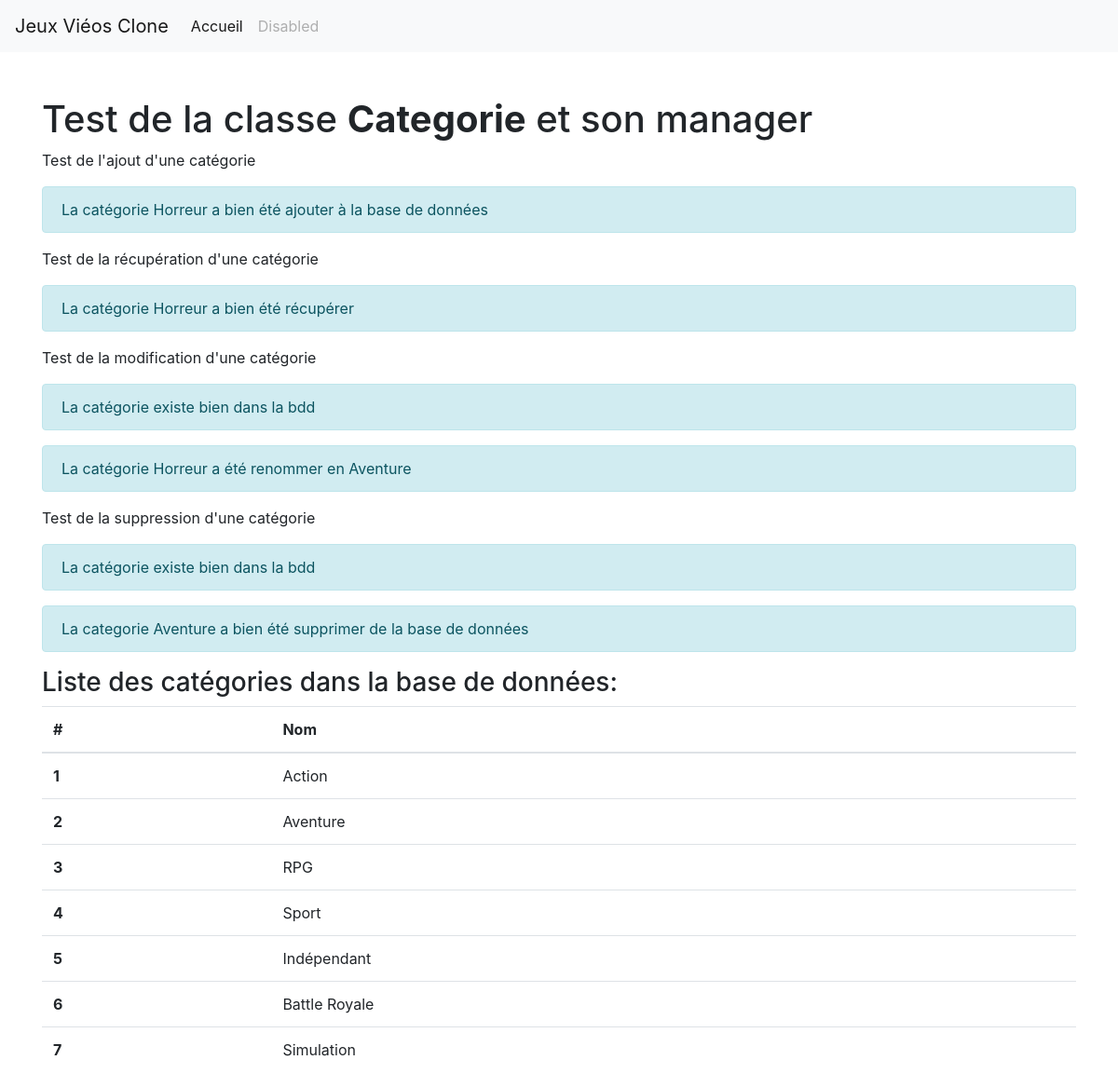
The page /test/categorie-test.php on the database its author committed.
### tables this page shows
CREATE TABLE IF NOT EXISTS `categorie` (
  `idCategorie` int unsigned NOT NULL AUTO_INCREMENT,
  `nomCategorie` varchar(64) NOT NULL,
  PRIMARY KEY (`idCategorie`)
);

### classes/Categorie.class.php (called while the page is built, shortened)
<?php
class Categorie {
  private $idCategorie;
  private $nomCategorie;
  public function __construct($datas) {
    foreach ($datas as $key => $value) {
      $method = 'set'.ucfirst($key);
    }
  }
  public function getIdCategorie(): int {
    return $this->idCategorie;
  }
  public function setIdCategorie(int $idCategorie): void {
    $this->idCategorie = $idCategorie;
  }
  public function getNomCategorie(): string {
    return $this->nomCategorie;
  }
  public function setNomCategorie(string $nomCategorie): void {
    $this->nomCategorie = $nomCategorie;
  }
}

### test/categorie-test.php (the view, shortened to what this page needs)
<?php
require_once '../includes/db.php';
require_once '../includes/functions.php';
include '../includes/header.php';
?>
<h1 class="h1">Test de la classe <strong>Categorie</strong> et son manager</h1>
<?php
$datas = array(
    'idCategorie' => 6,
    'nomCategorie' => 'Horreur'
);
$categorieManager = new CategorieManager($pdo);
$categorie = new Categorie($datas);
echo '<p>Test de l\'ajout d\'une catégorie</p>';
$lastId = $categorieManager->add($categorie);
if($lastId) {
    $categorie->setIdCategorie($lastId);
    bootstrap_alert("La catégorie {$categorie->getNomCategorie()} a bien été ajouter à la base de données");
}
echo '<p>Test de la récupération d\'une catégorie</p>';
if($categorieManager->get($lastId)) {
    bootstrap_alert("La catégorie {$categorie->getNomCategorie()} a bien été récupérer");
}
echo '<p>Test de la modification d\'une catégorie</p>';
$ancien_nom = $categorie->getNomCategorie();
$categorie->setNomCategorie('Aventure');
if($categorieManager->update($categorie)) {
    bootstrap_alert("La catégorie $ancien_nom a été renommer en {$categorie->getNomCategorie()}");
}
echo '<p>Test de la suppression d\'une catégorie</p>';
if($categorieManager->delete($categorie)) {
    bootstrap_alert("La categorie {$categorie->getNomCategorie()} a bien été supprimer de la base de données");
}
?>
<h3>Liste des catégories dans la base de données:</h3>
<table class="table">
  <thead>
    <tr>
      <th scope="col">#</th>
      <th scope="col">Nom</th>
    </tr>
  </thead>
  <tbody>
    <?php
    $categories_list = $categorieManager->getAll();
    if($categories_list):
        foreach($categories_list as $categorie): ?>
            <tr>
                <th scope="row"><?= $categorie['idCategorie'] ?></th>
                <td><?= $categorie['nomCategorie'] ?></td>
            </tr>
        <?php
        endforeach;
    endif;
    ?>
  </tbody>
</table>
<?php
include '../includes/footer.php';

### includes/header.php (shortened to what this page needs)
<!DOCTYPE html>
<html lang="en">
<head>
    <link rel="stylesheet" href="https://stackpath.bootstrapcdn.com/bootstrap/4.5.2/css/bootstrap.min.css">
    <link rel="stylesheet" href="https://pro.fontawesome.com/releases/v5.10.0/css/all.css"/>
</head>
<body>
    <?php include 'menu.php'; ?>
    <div class="container mt-5">

### includes/menu.php (shortened to what this page needs)
<nav class="navbar navbar-expand-lg navbar-light bg-light">
  <a class="navbar-brand" href="/jeuxvideos-clone">Jeux Viéos Clone</a>
  <div class="collapse navbar-collapse" id="navbarSupportedContent">
    <ul class="navbar-nav mr-auto">
      <li class="nav-item active">
        <a class="nav-link" href="/jeuxvideos-clone">Accueil <span class="sr-only">(current)</span></a>
      </li>
      <li class="nav-item">
        <a class="nav-link disabled" href="#" tabindex="-1" aria-disabled="true">Disabled</a>
      </li>
    </ul>
  </div>
</nav>

### includes/functions.php (shortened to what this page needs)
<?php
function bootstrap_alert(string $message, string $type = 'info') {
  echo '<div class="alert alert-' . $type . '">' . $message . '</div>';
}

### classes/CategorieManager.class.php (shortened to what this page needs)
<?php
class CategorieManager {
  private $pdo;
  function __construct(PDO $pdo) {
    $this->pdo = $pdo;
  }
  public function get(int $idCategorie): array {
    $stmt = $this->pdo->prepare("SELECT * FROM `jeux_video`.`categorie`
      WHERE `idCategorie` = :idCategorie;
    ");
    $stmt->bindValue(':idCategorie', $idCategorie, PDO::PARAM_INT);
    $stmt->execute();
    $result = $stmt->fetch();
    return $result;
  }
    public function add(Categorie $categorie): int {
      if(!$this->get($categorie->getIdCategorie())) {
        $stmt = $this->pdo->prepare("INSERT INTO `categorie` (`idCategorie`, `nomCategorie`)
          VALUES (:idCategorie, :nomCategorie);
        ");
        $stmt->bindValue(':idCategorie', $categorie->getIdCategorie(), PDO::PARAM_STR);
      } else {
        $stmt = $this->pdo->prepare("INSERT INTO `categorie` (`idCategorie`, `nomCategorie`)
          VALUES (NULL, :nomCategorie);
        ");
      }
      $stmt->bindValue(':nomCategorie', $categorie->getNomCategorie(), PDO::PARAM_STR);
      $stmt->execute();
      return $this->pdo->lastInsertId();
  }
    public function update(Categorie $categorie) {
      if(!$this->get($categorie->getIdCategorie())) {
          bootstrap_alert('Impossible de récupérer la catégorie');
          return 0;
      } else {
          bootstrap_alert('La catégorie existe bien dans la bdd');
      }
      $stmt = $this->pdo->prepare("UPDATE `jeux_video`.`categorie`
        SET `nomCategorie` = :nomCategorie
        WHERE (`idCategorie` = :idCategorie);"
      );
      $stmt->bindValue(':nomCategorie', $categorie->getNomCategorie(), PDO::PARAM_STR);
      $stmt->bindValue(':idCategorie', $categorie->getIdCategorie(), PDO::PARAM_INT);
      $stmt->execute();
      return $stmt->rowCount();
  }
    public function delete(Categorie $categorie) {
      if(!$this->get($categorie->getIdCategorie())) {
          bootstrap_alert('Impossible de récupérer la catégorie');
          return 0;
      } else {
          bootstrap_alert('La catégorie existe bien dans la bdd');
      }
      $stmt = $this->pdo->prepare("DELETE FROM `jeux_video`.`categorie` WHERE (`idCategorie` = :idCategorie);");
      $stmt->bindValue(':idCategorie', $categorie->getIdCategorie(), PDO::PARAM_INT);
      $stmt->execute();
      return $stmt->rowCount();
  }
    public function getAll(): array {
      $stmt = $this->pdo->prepare("SELECT * FROM `jeux_video`.`categorie`;");
      $stmt->execute();
      $result = $stmt->fetchAll();
      return $result;
  }
}

### includes/footer.php (shortened to what this page needs)
    </div>
</body>
</html>

### rows shown on the page
categorie: idCategorie "1", nomCategorie "Action"
categorie: idCategorie "2", nomCategorie "Aventure"
categorie: idCategorie "3", nomCategorie "RPG"
categorie: idCategorie "4", nomCategorie "Sport"
categorie: idCategorie "5", nomCategorie "Indépendant"
categorie: idCategorie "6", nomCategorie "Battle Royale"
categorie: idCategorie "7", nomCategorie "Simulation"
